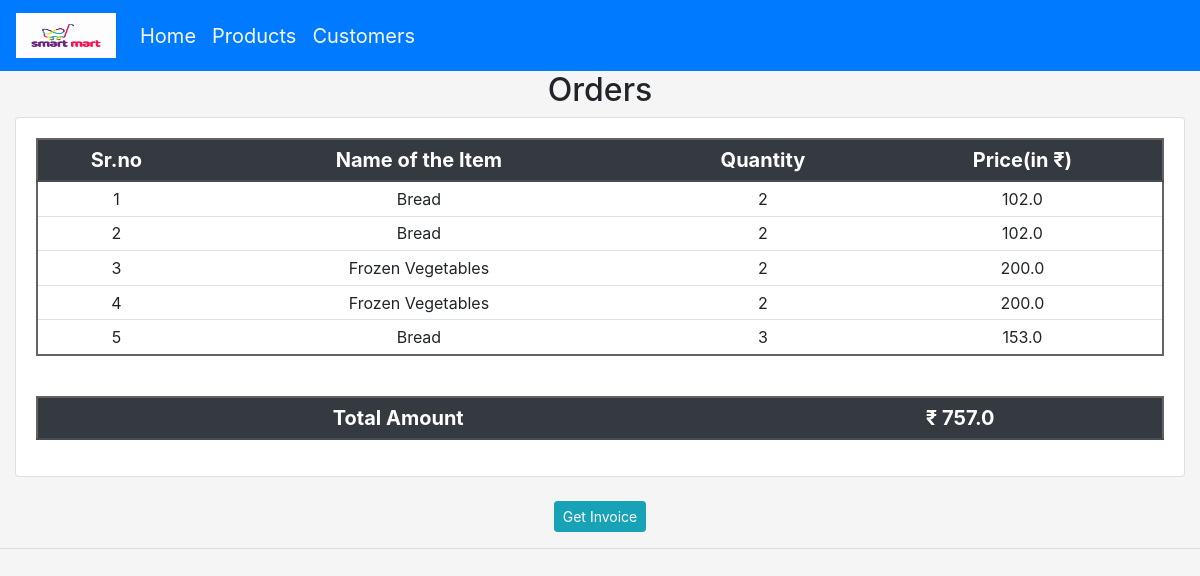
The page /orders_by_date/22/8/2021/1 on the database its author committed.
### accounts/models.py (models this page shows)
class Order(models.Model):
    product = models.ForeignKey(Product, null=True, on_delete=models.SET_NULL)
    quantity = models.IntegerField()
    order_date = models.DateField(auto_now_add=True,null=True)

class Product(models.Model):
    CATEGORY = (
        ('Indoor', 'Indoor'),
        ('Outdoor', 'Outdoor'),
    )
    name = models.CharField(max_length=200, null=True)
    price = models.FloatField(null=True)
    category = models.CharField(max_length=200, null=True, choices=CATEGORY)
    def __str__(self):
        return self.name

### accounts/views.py (the view)
# urls.py: path('orders_by_date/<str:day>/<str:month>/<str:year>/<str:cus_id>',views.orders_by_date,name='orders_by_date'),
def orders_by_date(request,day,month,year,cus_id):
    order_id_objs = Join.objects.filter(customer_id=cus_id)
    lst = []
    total_price = 0
    for i in order_id_objs:
        x = Order.objects.get(id=i.order_id).order_date
        if x.day == int(day) and x.month == int(month) and x.year == int(year):
            lst.append([Order.objects.get(id=i.order_id),Order.objects.get(id=i.order_id).product.price*Order.objects.get(id=i.order_id).quantity])
            total_price += Order.objects.get(id=i.order_id).product.price*Order.objects.get(id=i.order_id).quantity
        lst = (list(lst))
    date = [day,month,year]
    print(lst,day,month,year,Order.objects.get(id=i.order_id).order_date.day)
    context = {'cus_id': cus_id, 'order': lst,'price':total_price,'day':day,'month':month,'year':year}
    return render(request,'accounts/orders_by_date.html',context)

### accounts/templates/accounts/orders_by_date.html
{% extends 'accounts/main.html' %}
{% block content %}
<div class="boxed">
	<h2 style="text-align:center">Orders</h2>
</div>
<div class="row">
	<div class="col-md">
		<div class="card card-body">
			<table class="table table-sm table-hover text-center">
				<thead class="thead-dark">
					<tr style="font-size: 20px;">
						<th>Sr.no</th>
						<th>Name of the Item</th>
						<th>Quantity</th>
						<th>Price(in &#x20b9;)</th>
					</tr>
				</thead>
				{% for i,j in order %}
				<tr>
					<td>{{ forloop.counter }}</td>
					<td>{{i.product}}</td>
					<td>{{i.quantity}}</td>
					<td>{{j}}</td>
				</tr>
				{% endfor %}
			</table>
			<br>
			<table class="table table-sm table-hover text-center">
				<thead class="thead-dark">
					<tr style="font-size: 20px;">
						<th colspan="3">Total Amount</th>
						<th colspan="3">&#x20b9; {{price}}</th>
					</tr>
				</thead>
			</table>
		</div>
	</div>
</div>
<br>
<div style="text-align:center;">
	<a class="btn btn-sm btn-info" href="{% url 'invoice' day=day month=month year=year cus_id=cus_id %}">Get
		Invoice</a>
</div>
{% endblock %}

### accounts/templates/accounts/main.html (style rules this page uses)
body { background-color: whitesmoke; }
table { border: 2px solid rgb(102, 98, 98); }

### accounts/templates/accounts/navbar.html (style rules this page uses)
a { font-size: 20px; }

### rows shown on the page
Order: product "Bread", quantity "2", j "102.0"
Order: product "Bread", quantity "2", j "102.0"
Order: product "Frozen Vegetables", quantity "2", j "200.0"
Order: product "Frozen Vegetables", quantity "2", j "200.0"
Order: product "Bread", quantity "3", j "153.0"

### other values the page prints
{{ price }} "757.0"
